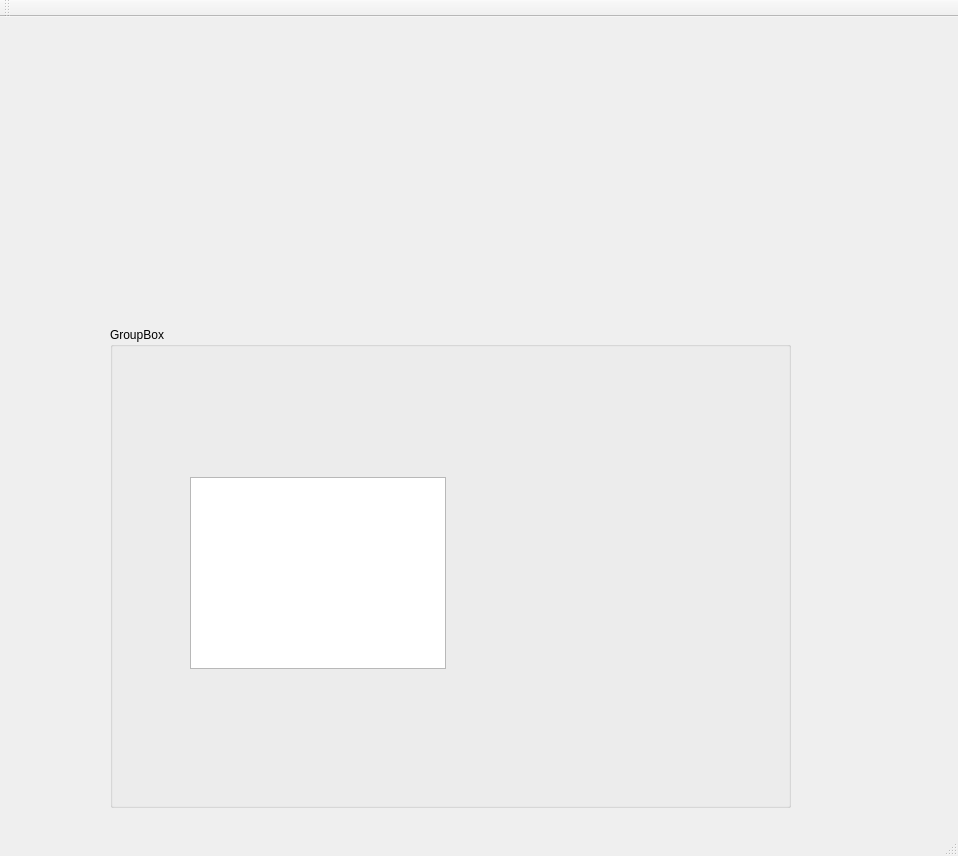
<?xml version="1.0" encoding="UTF-8"?>
<ui version="4.0">
 <class>GraphicalMosaicBuilder</class>
 <widget class="QMainWindow" name="GraphicalMosaicBuilder">
  <property name="geometry">
   <rect>
    <x>0</x>
    <y>0</y>
    <width>958</width>
    <height>856</height>
   </rect>
  </property>
  <property name="windowTitle">
   <string>GraphicalMosaicBuilder</string>
  </property>
  <widget class="QWidget" name="centralWidget">
   <widget class="QGroupBox" name="groupBox">
    <property name="geometry">
     <rect>
      <x>110</x>
      <y>310</y>
      <width>681</width>
      <height>481</height>
     </rect>
    </property>
    <property name="title">
     <string>GroupBox</string>
    </property>
    <widget class="QGraphicsView" name="graphicsView">
     <property name="geometry">
      <rect>
       <x>80</x>
       <y>150</y>
       <width>256</width>
       <height>192</height>
      </rect>
     </property>
    </widget>
   </widget>
  </widget>
  <widget class="QMenuBar" name="menuBar">
   <property name="geometry">
    <rect>
     <x>0</x>
     <y>0</y>
     <width>958</width>
     <height>23</height>
    </rect>
   </property>
  </widget>
  <widget class="QToolBar" name="mainToolBar">
   <attribute name="toolBarArea">
    <enum>TopToolBarArea</enum>
   </attribute>
   <attribute name="toolBarBreak">
    <bool>false</bool>
   </attribute>
  </widget>
  <widget class="QStatusBar" name="statusBar"/>
 </widget>
 <layoutdefault spacing="6" margin="11"/>
 <resources/>
 <connections/>
</ui>
